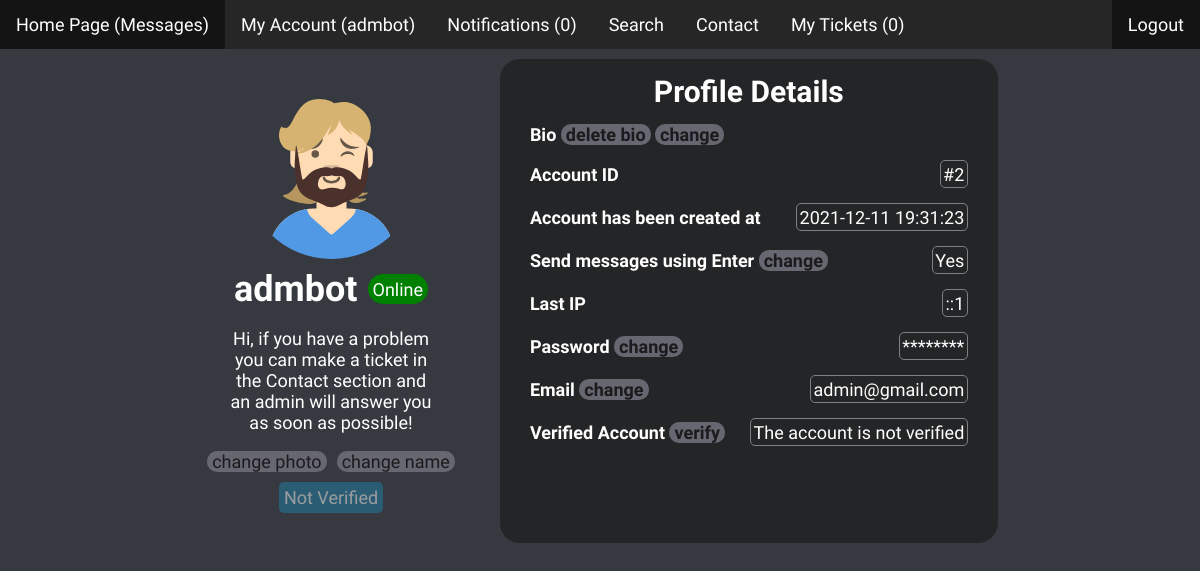
The page /profile.php?id=2 (signed in) on the database as committed earlier.
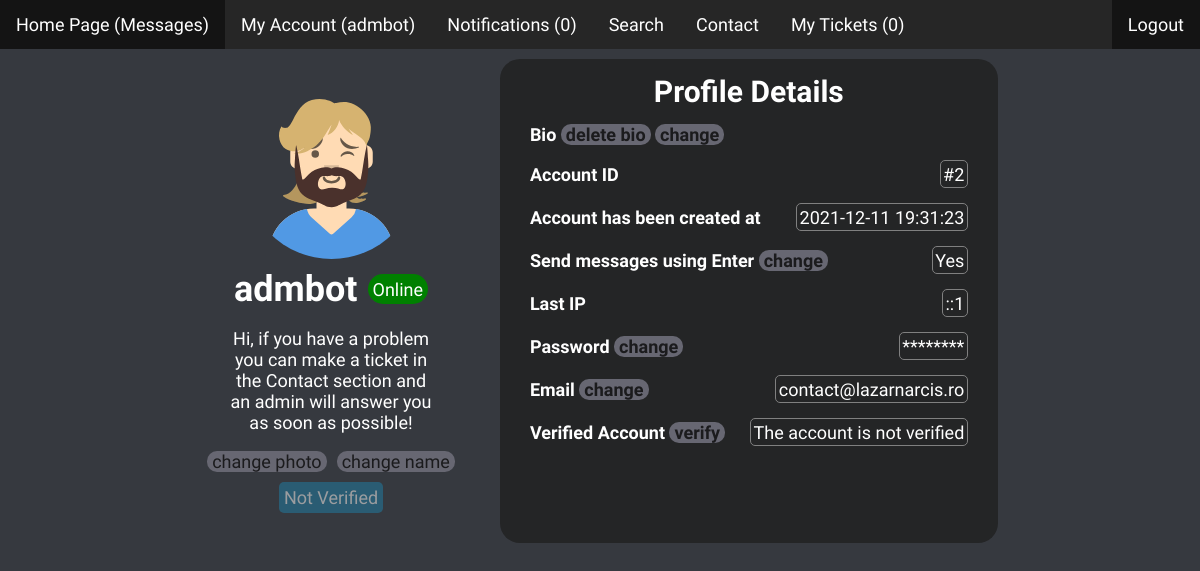
The same page on the database as committed later.
### tables this page shows
CREATE TABLE `users` (
  `id` int(11) NOT NULL,
  `username` varchar(64) NOT NULL,
  `email` varchar(64) NOT NULL,
  `password` varchar(64) NOT NULL,
  `created_at` timestamp NOT NULL DEFAULT current_timestamp() ON UPDATE current_timestamp(),
  `admin` int(11) NOT NULL,
  `send_message` int(11) NOT NULL,
  `file` longtext NOT NULL,
  `bio` text NOT NULL,
  `founder` int(11) NOT NULL,
  `banned` int(11) NOT NULL,
  `logged` int(11) NOT NULL,
  `ip` varchar(64) NOT NULL,
  `last_ip` varchar(64) NOT NULL,
  `verified` int(10) NOT NULL
);

### profile.php (the view, shortened to what this page needs)
<?php
  require 'config/config.php';
  if (!isset($_SESSION["loggedin"]) || $_SESSION["loggedin"] !== true) {
    header("location: login.php");
    exit;
  } else if (empty($_GET['id'])) {
    header('Location: index.php');
    exit();
  } else {
    $id = $_GET['id'];
    $queryString = "SELECT * FROM users WHERE id='$id' ORDER BY username DESC LIMIT 1";
    $result = mysqli_query($link, $queryString);
    $row = mysqli_fetch_assoc($result);
    $user_id = $row['id'];
    $user_name = $row['username'];
    $email = $row['email'];
    $created_at = $row['created_at'];
    $email = $row['email'];
    $bio = $row['bio'];
    $file = $row['file'];
    $send_message = $row['send_message'];
    $last_ip = $row['last_ip'];
    $logged = $row['logged'];
    $verified = $row['verified'];
  }
?>
<!DOCTYPE html>
<html>
  <head>
    <link rel="stylesheet" href="css/profile.css?v=<?php echo time(); ?>">
  </head>
  <body>
    <?php require_once("header.php"); ?>
    <div class="wrapper">
      <?php
        $bio = wordwrap($bio, 25, "\n", true);
        $bio = nl2br($bio, false);
      ?>
      <div id="user-interface">
        <?php
          echo "
            <div id='img_div'>
              <img id='image-x' src='$file' alt='Profile Photo' onClick='showImg();' />
              <br>
              <div id='nameOnline'>
              <h1>$user_name</h1>
          ";
              if ($logged == 1) {
                echo "<span id='online'>Online</span>";
              } else if ($logged == 0) {
                echo "<span id='offline'>Offline</span>";
              }
          echo "
              </div>
              <p id='bio'>
          ";
          if ($bio == "") {
            echo '';
          } else {
            echo $bio;
          }
          echo "
            </p>
          ";
          if ($_SESSION['id'] == $user_id) {
            echo " <div id='two-changes'><a href='change-photo.php' id='button-user'><p>change photo</p></a><a href='change-name.php' id='button-user'><p>change name</p></a></div>";
          }
          echo "</div>";
        ?>
        <div id="roles">
          <?php
            if ($verified == 0) {
              echo ' <a href="verified.php"><p id="verified" class="not-verified">Not Verified</p></a>';
            }
          ?>
        </div>
      </div>
      <div id="user-settings">
        <h2>Profile Details</h2>
        <?php
          if ($_SESSION['id'] == $user_id) {
            echo "
              <div class='title-of-div'>
                <div class='title-text'>
                  Bio
            ";
            if ($bio != "") {
              echo "<a href='delete-bio.php' id='button-user'>delete bio</a>";
            }
            echo "
              <a href='change-bio.php' id='button-user'>change</a>
                </div>
              </div>
            ";
          }
        ?>
        <div class="title-of-div">
          <div class="title-text">Account ID</div>
          <div class="content-text">#<?php echo $user_id; ?></div>
        </div>
        <div class="title-of-div">
          <div class="title-text">Account has been created at</div>
          <div class="content-text">
            <?php
              echo $created_at;
            ?>
          </div>
        </div>
        <?php
          if ($_SESSION['id'] == $user_id) {
        ?>
        <div class="title-of-div">
          <div class="title-text">Send messages using Enter <?php echo "<a href='actions.php?action=set_send_message&send_message=$send_message&userid=$user_id' id='button-user'>change</a>"; ?></div>
          <div class="content-text">
            <?php
              if ($send_message == 1) {
                echo "Yes";
              } else {
                echo "No";
              }
            ?>
          </div>
        </div>
        <?php
          }
          if ($_SESSION['founder'] == 1 || $_SESSION['id'] == $user_id) {
            echo "
              <div class='title-of-div'>
              <div class='title-text'>Last IP</div>
                <div class='content-text'>
                  $last_ip
                </div>
              </div>
            ";
          }
        ?>
        <?php
          if ($_SESSION['id'] == $user_id) {
            echo "
              <div class='title-of-div'>
                <div class='title-text'>
                  Password <a href='reset-password.php' id='button-user'>change</a>
                </div>
                <div class='content-text'>********</div>
              </div>
            ";
          }
        ?>
        <div class="title-of-div">
          <div class="title-text">Email
            <?php
              if ($_SESSION['id'] == $user_id) {
                echo ' <a href="change-email.php" id="button-user">change</a>';
              }
            ?>
          </div>
          <div class="content-text">
            <?php
              echo $email;
            ?>
          </div>
        </div>
        <div class="title-of-div">
          <div class="title-text">
            Verified Account
            <?php
              if ($_SESSION['id'] == $user_id && $verified == 0) {
                echo ' <a href="verify-account.php" id="button-user">verify</a>';
              }
            ?>
          </div>
          <div class="content-text">
            <?php
              if ($verified == 0) {
                echo "The account is not verified";
              } else {
                echo "The account is verified";
              }
            ?>
          </div>
        </div>
      </div>
    </div>
  </body>
</html>

### header.php (shortened to what this page needs)
<?php
  $userid = $_SESSION['id'];
?>
<html>
  <head>
    <link rel="stylesheet" href="css/header.css?v=<?php echo time(); ?>">
  </head>
  <body>
    <?php
      $result = mysqli_query($link, "SELECT COUNT(*) FROM `notifications` WHERE userid=$userid");
      $row = mysqli_fetch_row($result)[0];
      $results = mysqli_query($link, "SELECT COUNT(*) FROM `tickets` WHERE userid=$userid");
      $rows = mysqli_fetch_row($results)[0];
    ?>
    <ul id="desktopul">
      <li><a class="active" href="home.php">Home Page (Messages)</a></li>
      <li><a href="profile.php?id=<?php echo $_SESSION['id']; ?>">My Account (<?php echo $_SESSION['username']?>)</a></li>
      <li><a href="notifications.php?id=<?php echo $_SESSION['id']; ?>">Notifications (<?php echo $row; ?>)</a></li>
      <li><a href="search.php">Search</a></li>
      <li><a href="contact.php">Contact</a></li>
      <li><a href="mytickets.php">My Tickets (<?php echo $rows; ?>)</a></li>
      <li style="float:right"><a class="active" href="logout.php">Logout</a></li>
    </ul>
  </body>
</html>

### css/profile.css (style rules this page uses)
* { font-family: 'Simonetta', sans-serif; }
body { background: #36393f; font-size: 18px; }
#bio { color: white; }
#verified { transition: .3s; padding: 5px; background-color: rgb(31, 128, 167); opacity: 50%; user-select: none; border-radius: 5px; color: white; }
.not-verified { background: maroon; }
.title-text { font-weight: bold; color: white; }
.title-of-div { display: flex; align-items: center; justify-content: space-between; margin: 15px; }
.content-text { color: white; margin-left: 25px; border: 1px solid grey; border-radius: 5px; padding: 2.5px; }
#online, #offline { padding: 5px; border-radius: 25px; color: white; height: 20px; margin-left: 10px; }
#online { background-color: green; }
#img_div:after { content: ""; display: block; clear: both; }
#img_div { text-align: center; }
#image-x { margin: 5px; width: 175px; border-radius: 100px; height: 175px; transition: .4s; }
a { text-decoration: none; color: lightgrey; transition: .2s; }
a#button-user { color: rgb(27, 27, 29); background: rgb(103, 103, 114); border-radius: 10px; padding: 0 5px; }
#nameOnline { display: flex; align-items: center; justify-content: center; }
h1, h2 { margin: 0; color: white; }
#user-interface { margin: 20px; }
h2 { margin: 0; color: white; font-size: 30px; text-align: center; }
.wrapper { display: flex; align-items: top; justify-content: center; }
#roles { text-align: center; display: flex; align-items: center; justify-content: center; }
#user-settings { padding: 15px; background-color: #242526; border-radius: 20px; margin: 0 20px; }
#roles p { margin: 10px 5px; }
#two-changes { display: flex; align-items: center; justify-content: center; }
#two-changes a { margin: 0 5px; }
#two-changes p { margin: 0; }

### css/header.css (style rules this page uses)
body { margin: 0; padding: 0; }
#desktopul { list-style-type: none; margin: 0; padding: 0; overflow: hidden; background-color: #262626; }
#desktopul li { float: left; }
#desktopul li a { display: block; color: white; text-align: center; padding: 14px 16px; text-decoration: none; }
#desktopul .active { background-color: #141414; }

Rows that differ between the two databases and show on the page:
changed users "admbot": email "admin@gmail.com" → "contact@lazarnarcis.ro"
